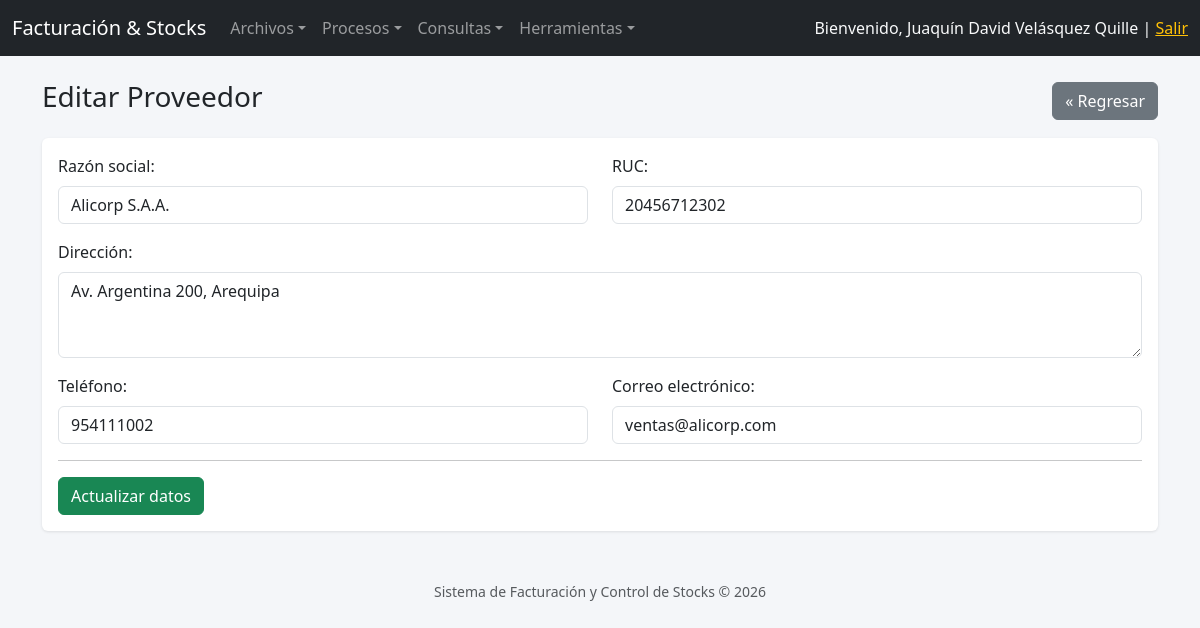
Screenshot of /proveedores/update.php?id=P02 (signed in) with the database file from the repository.
### tables this page shows
CREATE TABLE proveedores (
  idproveedor    VARCHAR(3) PRIMARY KEY,
  nomproveedor   VARCHAR(128) NOT NULL,
  rucproveedor   VARCHAR(11),
  dirproveedor   VARCHAR(128),
  telproveedor   VARCHAR(9),
  emailproveedor VARCHAR(64),
  estado         CHAR(1) NOT NULL DEFAULT '1'
);

### conexion/Conexion.php (called while the page is built, shortened)
<?php
class Conexion
{
    private static $instancia = null;
    private $host   = 'localhost';
    private $dbname = 'facturacion';
    private $user   = 'root';
    private $pass   = '';
    private function __construct()
    {
        try {
            $dsn = "mysql:host={$this->host};dbname={$this->dbname};charset=utf8mb4";
            $this->pdo = new PDO($dsn, $this->user, $this->pass, [
                PDO::ATTR_ERRMODE            => PDO::ERRMODE_EXCEPTION,
                PDO::ATTR_DEFAULT_FETCH_MODE => PDO::FETCH_OBJ,
                PDO::ATTR_EMULATE_PREPARES   => false,
            ]);
        } catch (PDOException $e) {
            die('Error de conexión a la base de datos: ' . $e->getMessage());
        }
    }
    public static function getConexion()
    {
        if (self::$instancia === null) {
            self::$instancia = new Conexion();
        }
        return self::$instancia->pdo;
    }
}

### clases/Proveedor.php (called while the page is built, shortened)
<?php
require_once __DIR__ . '/../conexion/Conexion.php';
class Proveedor
{
    private $pdo;
    public function __construct()
    {
        $this->pdo = Conexion::getConexion();
    }
    public function obtenerPorId($idproveedor)
    {
        $sql = "SELECT * FROM proveedores WHERE idproveedor = :id";
        $stmt = $this->pdo->prepare($sql);
        $stmt->execute([':id' => $idproveedor]);
        return $stmt->fetch();
    }
}

### proveedores/update.php (the view, shortened to what this page needs)
<?php
require_once __DIR__ . '/../clases/Proveedor.php';
$proveedorModel = new Proveedor();
$idproveedor = $_GET['id'] ?? '';
$proveedor = $proveedorModel->obtenerPorId($idproveedor);
require_once __DIR__ . '/../includes/header.php';
?>
<div class="d-flex justify-content-between align-items-center mb-3">
    <h3>Editar Proveedor</h3>
    <a href="index.php" class="btn btn-secondary">&laquo; Regresar</a>
</div>
<div class="card">
<div class="card-body">
<form method="POST" action="update.php?id=<?php echo urlencode($idproveedor); ?>">
    <div class="row mb-3">
        <div class="col-md-6">
            <label class="form-label">Razón social:</label>
            <input type="text" name="nomproveedor" class="form-control" required
                   value="<?php echo htmlspecialchars($proveedor->nomproveedor); ?>">
        </div>
        <div class="col-md-6">
            <label class="form-label">RUC:</label>
            <input type="text" name="rucproveedor" class="form-control" maxlength="11"
                   value="<?php echo htmlspecialchars($proveedor->rucproveedor); ?>">
        </div>
    </div>
    <div class="mb-3">
        <label class="form-label">Dirección:</label>
        <textarea name="dirproveedor" class="form-control" rows="3"><?php echo htmlspecialchars($proveedor->dirproveedor); ?></textarea>
    </div>
    <div class="row mb-3">
        <div class="col-md-6">
            <label class="form-label">Teléfono:</label>
            <input type="text" name="telproveedor" class="form-control" maxlength="9"
                   value="<?php echo htmlspecialchars($proveedor->telproveedor); ?>">
        </div>
        <div class="col-md-6">
            <label class="form-label">Correo electrónico:</label>
            <input type="email" name="emailproveedor" class="form-control"
                   value="<?php echo htmlspecialchars($proveedor->emailproveedor); ?>">
        </div>
    </div>
    <hr>
    <button type="submit" class="btn btn-success">Actualizar datos</button>
</form>
</div>
</div>
<?php require_once __DIR__ . '/../includes/footer.php'; ?>

### css/style.css (style rules this page uses)
body { background-color: #f4f6f9; }
.card { box-shadow: 0 1px 3px rgba(0,0,0,.1); border: none; }

### rows the page displays
proveedores: nomproveedor "Alicorp S.A.A.", rucproveedor "20456712302", dirproveedor "Av. Argentina 200, Arequipa", telproveedor "954111002", emailproveedor "ventas@alicorp.com"

### other values shown
$_SESSION['nombres'] "Juaquín David Velásquez Quille"
